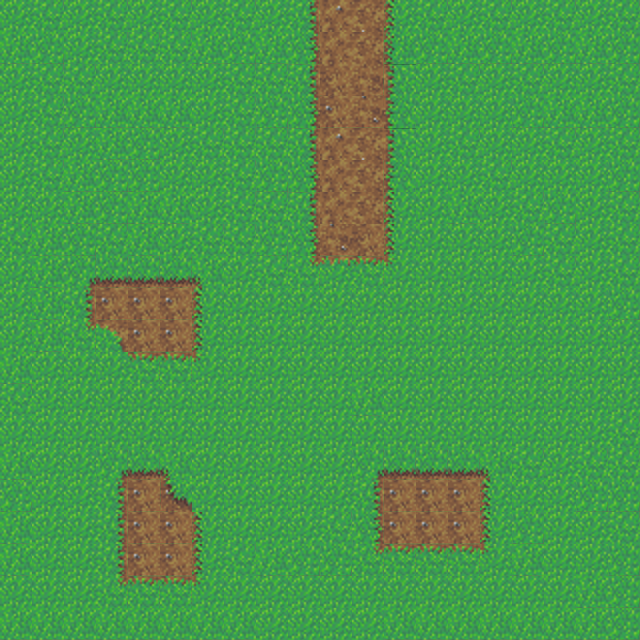

A 2D game scene composited from a Tiled map and its tileset images. What follows is a short description and the map's XML, with each tile layer's data collapsed to a summary:
An orthogonal 20x20 tile map with 32x32 px tiles, 4 tile layers (Background, Top, Foreground1, Foreground2), 3 tilesets and 7 objects (ragnarok_north).

<map version="1.0" orientation="orthogonal" width="20" height="20" tilewidth="32" tileheight="32">
 <tileset firstgid="1" name="grass" tilewidth="32" tileheight="32">
  <image source="../example/grass_tiles.png" width="384" height="192" />
 </tileset>
 <tileset firstgid="73" name="tree" tilewidth="32" tileheight="32">
  <image source="../example/tree.png" width="256" height="256" />
 </tileset>
 <tileset firstgid="137" name="berry_bush" tilewidth="32" tileheight="32">
  <image source="../example/berry_bush.png" width="32" height="32" />
 </tileset>
 <layer name="Background" width="20" height="20">
  <data>[400 cells, 400 non-empty, 29 distinct tile ids]</data>
 </layer>
 <objectgroup name="Collision" width="20" height="20">
  <object x="624" y="0" width="15" height="632" />
  <object x="0" y="624" width="637" height="13" />
  <object x="0" y="0" width="16" height="640" />
  <object x="0" y="0" width="320" height="16" />
  <object x="384" y="0" width="256" height="16" />
 </objectgroup>
 <objectgroup name="Warp" width="20" height="20">
  <object name="ragnarok_north" x="320" y="0" width="64" height="32" />
  <object x="320" y="-32" width="64" height="32">
   <properties>
    <property name="connected_to" value="example_south" />
   </properties>
  </object>
 </objectgroup>
 <layer name="Top" width="20" height="20">
  <data>[400 cells, 0 non-empty, 0 distinct tile ids]</data>
 </layer>
 <layer name="Foreground1" width="20" height="20">
  <data>[400 cells, 0 non-empty, 0 distinct tile ids]</data>
 </layer>
 <layer name="Foreground2" width="20" height="20">
  <data>[400 cells, 0 non-empty, 0 distinct tile ids]</data>
 </layer>
</map>
